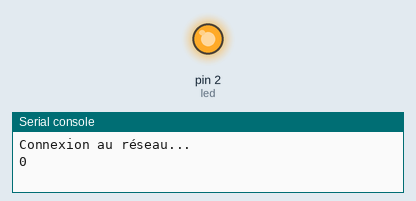
A program run on a simulated MicroPython board. Shown: output pins drawn as LEDs (lit = HIGH), the last lines printed to the serial console. Outgoing connections fail.

Above: at 0.1 s.
At 2.1 s:
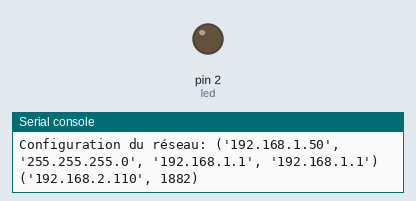
Timing chart, 0 to 3.6 s (numbered marks = the images above):
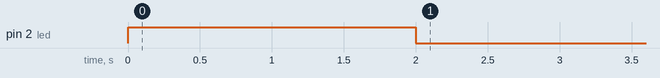

The program:

Code_python.py
```python
import network  # Importer la bibliothèque réseau
import usocket as socket  # Importer le module socket sous le nom usocket
from machine import Pin  # Importer la classe Pin de la bibliothèque machine
import utime  # Importer la bibliothèque utime pour la gestion du temps

# Définir les paramètres du réseau
tcp_port = 1882  # Port TCP utilisé pour la communication
udp_port = 1881  # Port UDP utilisé pour la communication
server_ip = '192.168.2.110'  # Adresse IP du serveur auquel envoyer les données
wifi_ssid = 'WiFi-2.4-1235'  # Nom du réseau Wi-Fi
wifi_password = '0AE81F9309'  # Mot de passe du réseau Wi-Fi

# Configurer la LED sur la broche GPIO 2
led_pin = 2  # Numéro de la broche GPIO à laquelle la LED est connectée
led = Pin(led_pin, Pin.OUT)  # Configurer la broche GPIO en mode de sortie pour la LED

# Se connecter au réseau Wi-Fi
def do_connect():
    Wconnect = network.WLAN(network.STA_IF)  # Créer une instance de la classe WLAN en mode client
    Wconnect.active(False)  # Désactiver le module Wi-Fi au début
    if not Wconnect.isconnected():  # Si le module n'est pas déjà connecté
        print('Connexion au réseau...')
        Wconnect.active(True)  # Activer le module Wi-Fi
        Wconnect.connect(wifi_ssid, wifi_password)  # Se connecter au réseau Wi-Fi
        attempt = 0
        max_attempts = 10
        while not Wconnect.isconnected() and attempt < max_attempts:
            print(attempt)
            utime.sleep(1)  # Attendre 1 seconde avant chaque nouvelle tentative
            attempt += 1
        if Wconnect.isconnected():
            print('Connecté !')
            led.off()  # Éteindre la LED pour indiquer une connexion réussie
        else:
            print('Échec de la connexion au réseau.')
            while 1:
                led.on()  # Allumer la LED en cas d'échec de connexion
    print('Configuration du réseau:', Wconnect.ifconfig())  # Afficher la configuration réseau après la connexion

# Fonction pour envoyer des données sur une socket TCP
def send_tcp_data(data):
    try:
        s = socket.socket()  # Créer une nouvelle instance de socket
        addr = socket.getaddrinfo(server_ip, tcp_port)[0][-1]  # Obtenir les informations d'adresse
        print(addr)
        s.connect(addr)  # Établir une connexion avec le serveur
        s.sendall(str(data).encode())  # Envoyer les données encodées en UTF-8
        s.close()  # Fermer la connexion après l'envoi
    except Exception as e:
        print("Erreur lors de l'envoi des données TCP :", e)  # Afficher une erreur en cas de problème

# Fonction pour envoyer des données sur une socket UDP
def send_udp_data(data):
    try:
        s = socket.socket(socket.AF_INET, socket.SOCK_DGRAM)  # Créer une instance de socket UDP
        addr = socket.getaddrinfo(server_ip, udp_port)[0][-1]  # Obtenir les informations d'adresse
        s.sendto(str(data).encode(), addr)  # Envoyer les données encodées en UTF-8 à l'adresse spécifiée
        s.close()  # Fermer la connexion après l'envoi
    except Exception as e:
        print("Erreur lors de l'envoi des données UDP :", e)  # Afficher une erreur en cas de problème

# Boucle principale d'envoi de données
def main_loop():
    data_to_send = 0  # Initialiser la variable des données à envoyer

    while True:

        # Envoi des données sur la socket TCP
        send_tcp_data(data_to_send)

        # Envoi des données sur la socket UDP
        send_udp_data(data_to_send)

        utime.sleep(1)  # Ajoutez un délai en fonction de votre fréquence d'envoi
        data_to_send += 1  # Incrémenter les données à envoyer

# Point d'entrée du programme
led.on()  # Allumer la LED au début de l'exécution
do_connect()  # Appeler la fonction de connexion Wi-Fi
main_loop()  # Entrer dans la boucle principale d'envoi de données
```
